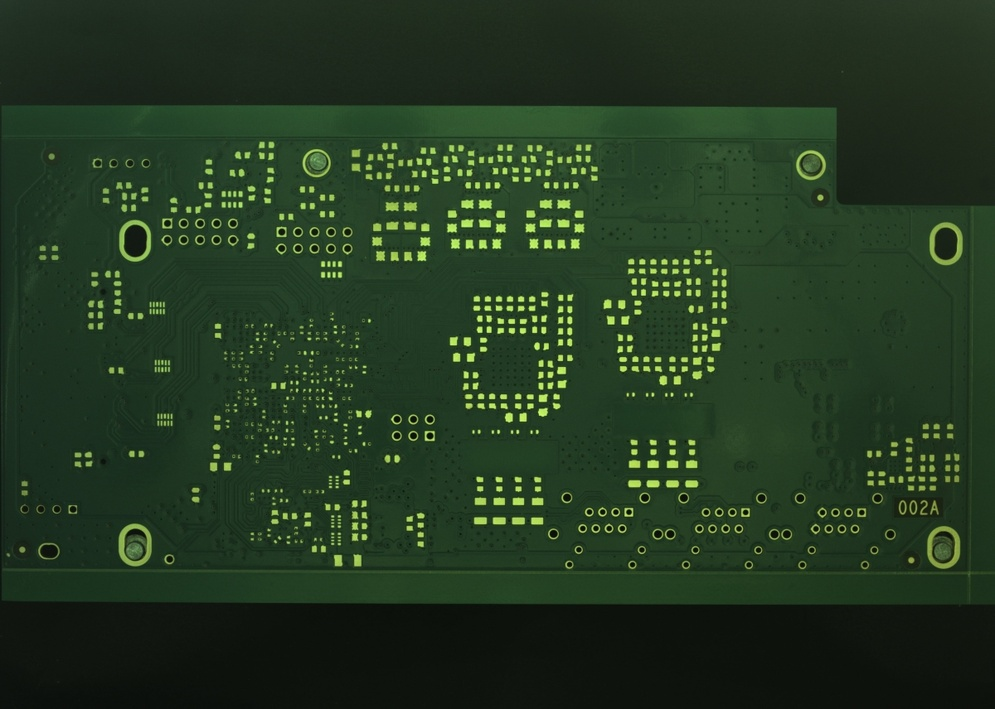
#> input picture data/images/pcb.jpg, 995 x 709 px, shrunk from 1200 x 856 before the run
$ python task4.py data/images/pcb.jpg   (older library calls are emulated)
#> lines starting #> are read from the running program, lines starting #| are printed output that depends on the picture
import cv2
import sys
import numpy as np


def show_image(name, image):
    cv2.namedWindow(name,cv2.WINDOW_NORMAL)
    cv2.imshow(name, image)
    cv2.waitKey(0)


if __name__ == '__main__':
    image = None
    try:
        image = cv2.imread(sys.argv[1])
#> image is the input picture: shape (709, 995, 3); mean B, G, R 33.2, 56.2, 35.7
        # image = cv2.imread("./data/images/pcb.jpg")
        if(image is None):
            raise Exception
    except:
        print("Неправильный путь до файла")
        exit()

    show_image("Source", image)
    show_image("BGR", cv2.cvtColor(image, cv2.COLOR_RGB2BGR))
#> call 2 of show_image, with name = 'BGR'
#> in show_image (call 2), `cv2.imshow(name, image)`:
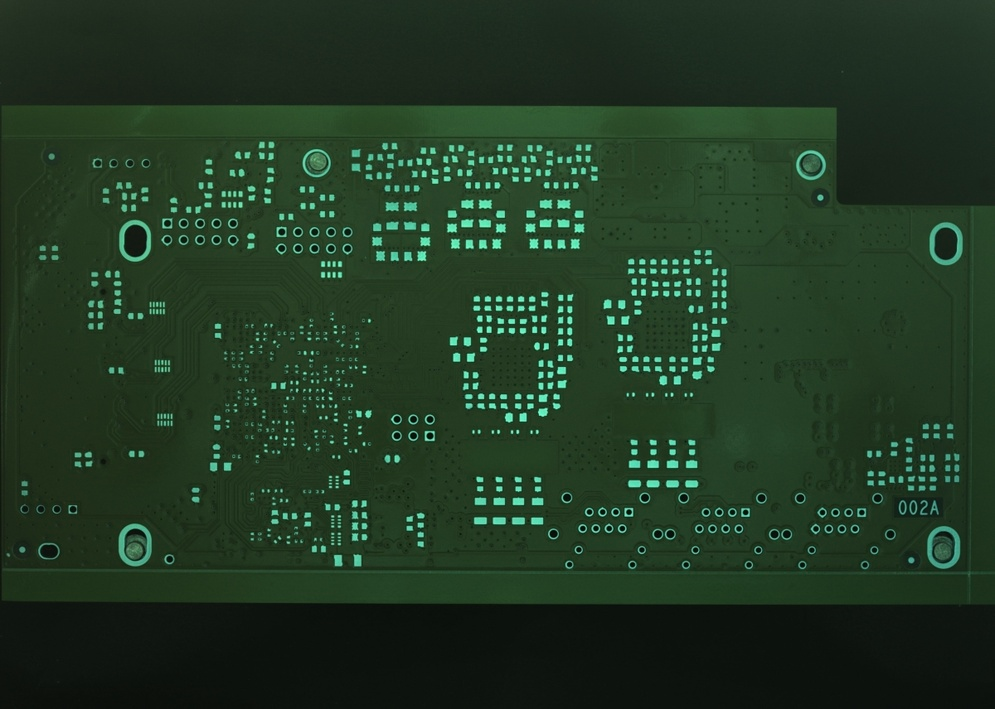
#> window 'BGR': shape (709, 995, 3); mean B, G, R 35.7, 56.2, 33.2
    show_image("XYZ", cv2.cvtColor(image, cv2.COLOR_RGB2XYZ))
#> call 3 of show_image, with name = 'XYZ'
#> in show_image (call 3), `cv2.imshow(name, image)`:
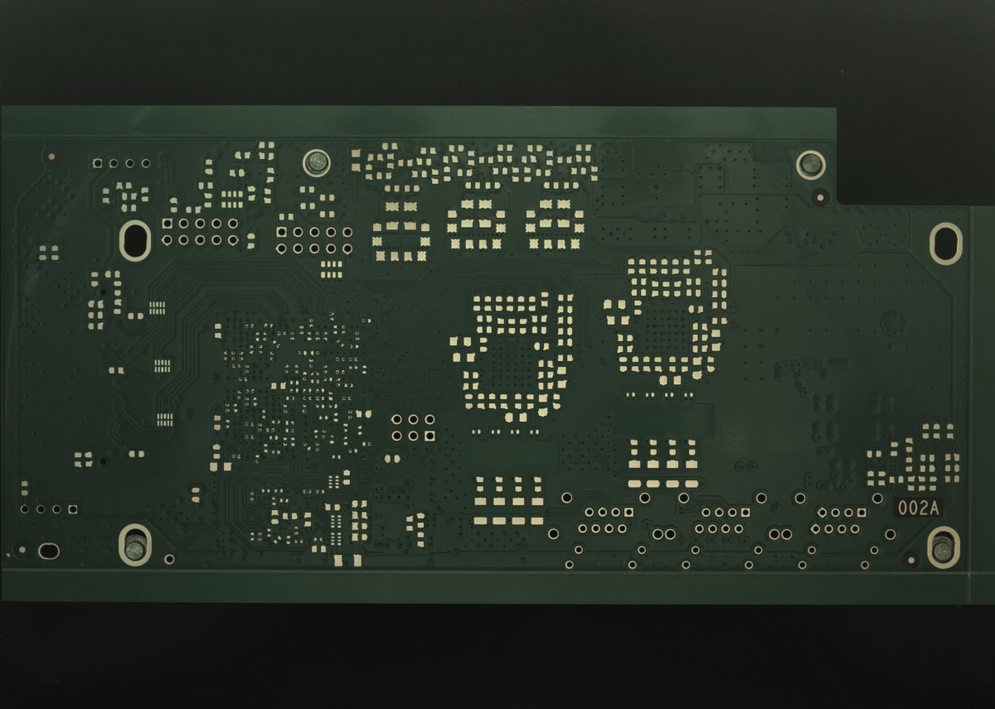
#> window 'XYZ': shape (709, 995, 3); mean B, G, R 40.3, 49.8, 41.2
    show_image("HSV", cv2.cvtColor(image, cv2.COLOR_RGB2HSV))
#> call 4 of show_image, with name = 'HSV'
#> in show_image (call 4), `cv2.imshow(name, image)`:
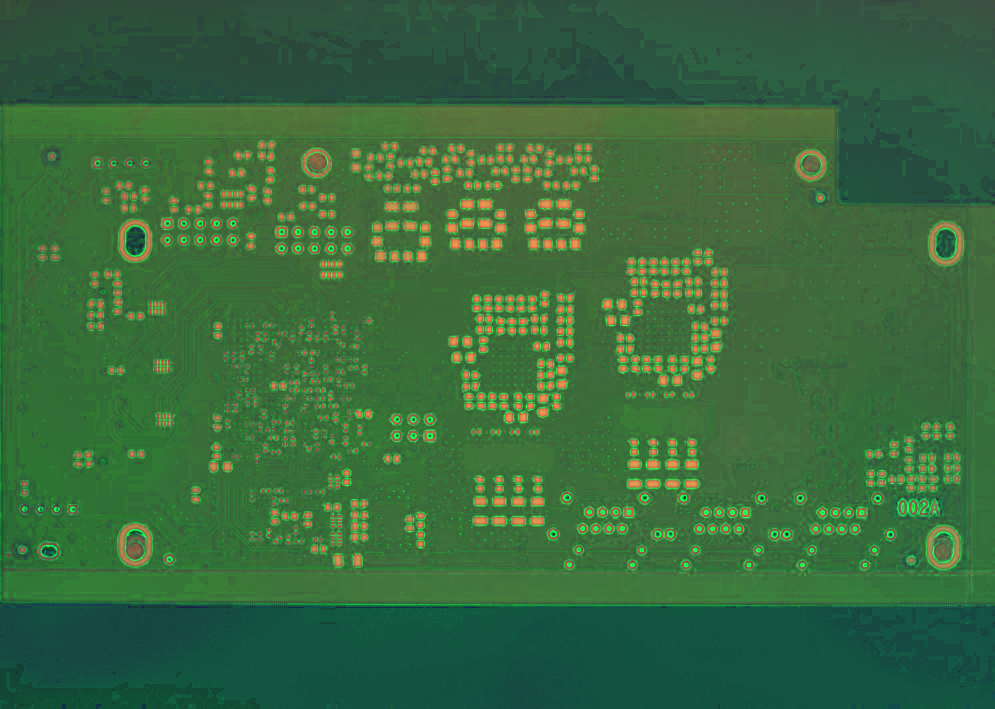
#> window 'HSV': shape (709, 995, 3); mean B, G, R 61.4, 105.1, 56.2
    show_image("HLS", cv2.cvtColor(image, cv2.COLOR_RGB2HLS))
#> in show_image (call 5), `cv2.imshow(name, image)`:
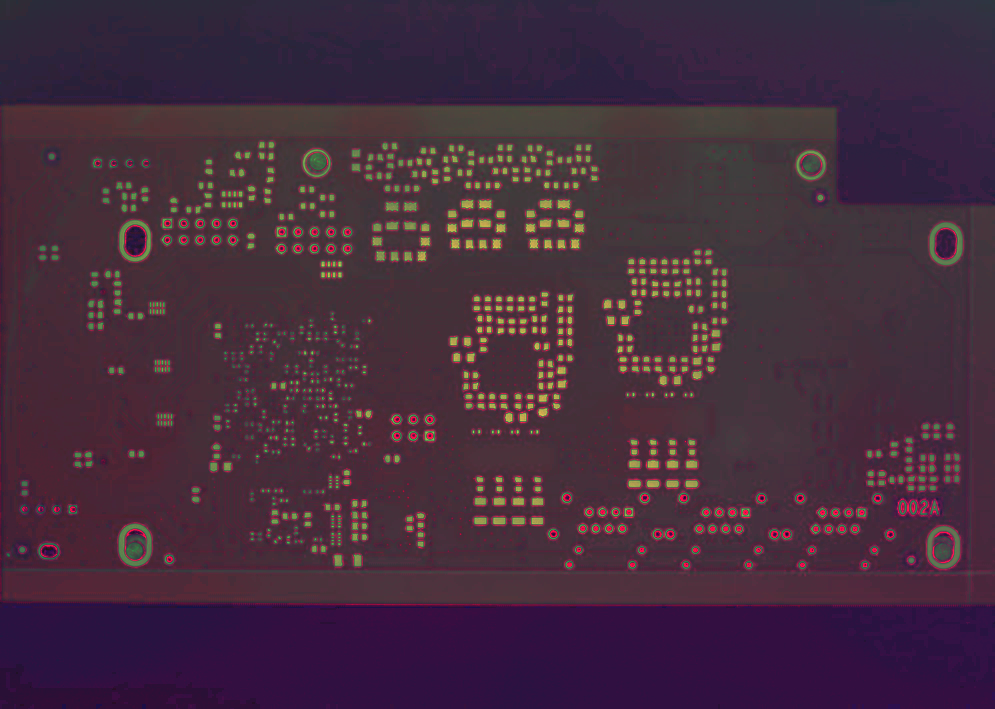
#> window 'HLS': shape (709, 995, 3); mean B, G, R 61.4, 44.3, 68.5
    show_image("LAB", cv2.cvtColor(image, cv2.COLOR_RGB2LAB))
#> in show_image (call 6), `cv2.imshow(name, image)`:
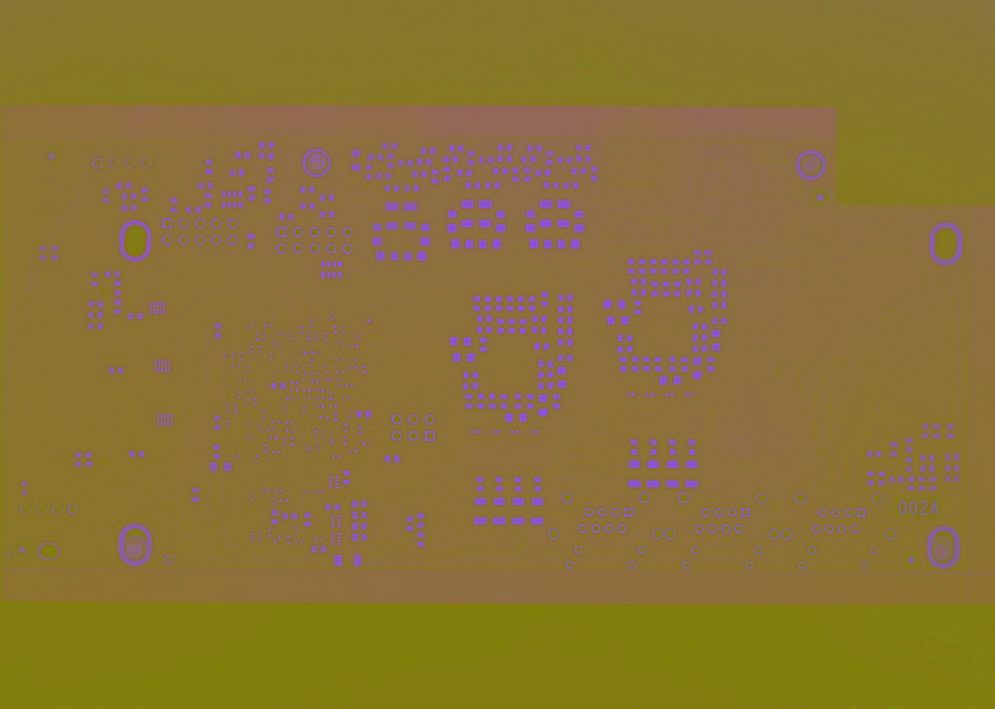
#> window 'LAB': shape (709, 995, 3); mean B, G, R 53.3, 114.3, 137.9
    show_image("LUV", cv2.cvtColor(image, cv2.COLOR_RGB2LUV))
    show_image("YUV", cv2.cvtColor(image, cv2.COLOR_RGB2YUV))
    img = image.astype(np.float64) / 255.
    K = 1 - np.max(img, axis=2)
    C = (1 - img[..., 2] - K) / (1 - K)
    M = (1 - img[..., 1] - K) / (1 - K)
    Y = (1 - img[..., 0] - K) / (1 - K)
    CMYK_image = (np.dstack((C, M, Y, K)) * 255).astype(np.uint8)
    show_image("CMYK", CMYK_image)

    r, g, b = cv2.split(image)
    show_image("R", r)
    show_image("G", g)
    show_image("B", b)

    show_image("R // 2", r // 2)
    show_image("R * 2", r * 2)
    show_image("R - 20", r - 20)
    show_image("R + 20", r + 20)

    show_image("merge(r,g,b)", cv2.merge((r, g, b)))

    show_image("blur", cv2.blur(image, (10, 10)))
    show_image("Gaussian blur", cv2.GaussianBlur(image, (7, 21), 5))
    show_image("Median blur", cv2.medianBlur(image, 11))
    show_image("Bilateral filter", cv2.bilateralFilter(image, 11, 50, 50))

    gray_image = cv2.cvtColor(image, cv2.COLOR_RGB2GRAY)
    show_image("Canny", cv2.Canny(gray_image, 20, 120))
    show_image("Laplacian", cv2.Laplacian(gray_image, cv2.CV_64F))
    show_image("Sobel horizontal", cv2.Sobel(gray_image, cv2.CV_64F, 0, 1, 5))
    show_image("Sobel vertical", cv2.Sobel(gray_image, cv2.CV_64F, 1, 0, 5))
    show_image("Scharr horizontal", cv2.Scharr(gray_image, cv2.CV_64F, 0, 1))
    show_image("Scharr vertical", cv2.Scharr(gray_image, cv2.CV_64F, 1, 0))

    extra = cv2.cvtColor(image, cv2.COLOR_RGB2YUV)
    extra = cv2.bilateralFilter(extra, 15, 50, 70)
    extra = cv2.Canny(extra, 20, 123)
    show_image("extra", extra)

    cv2.destroyAllWindows()
